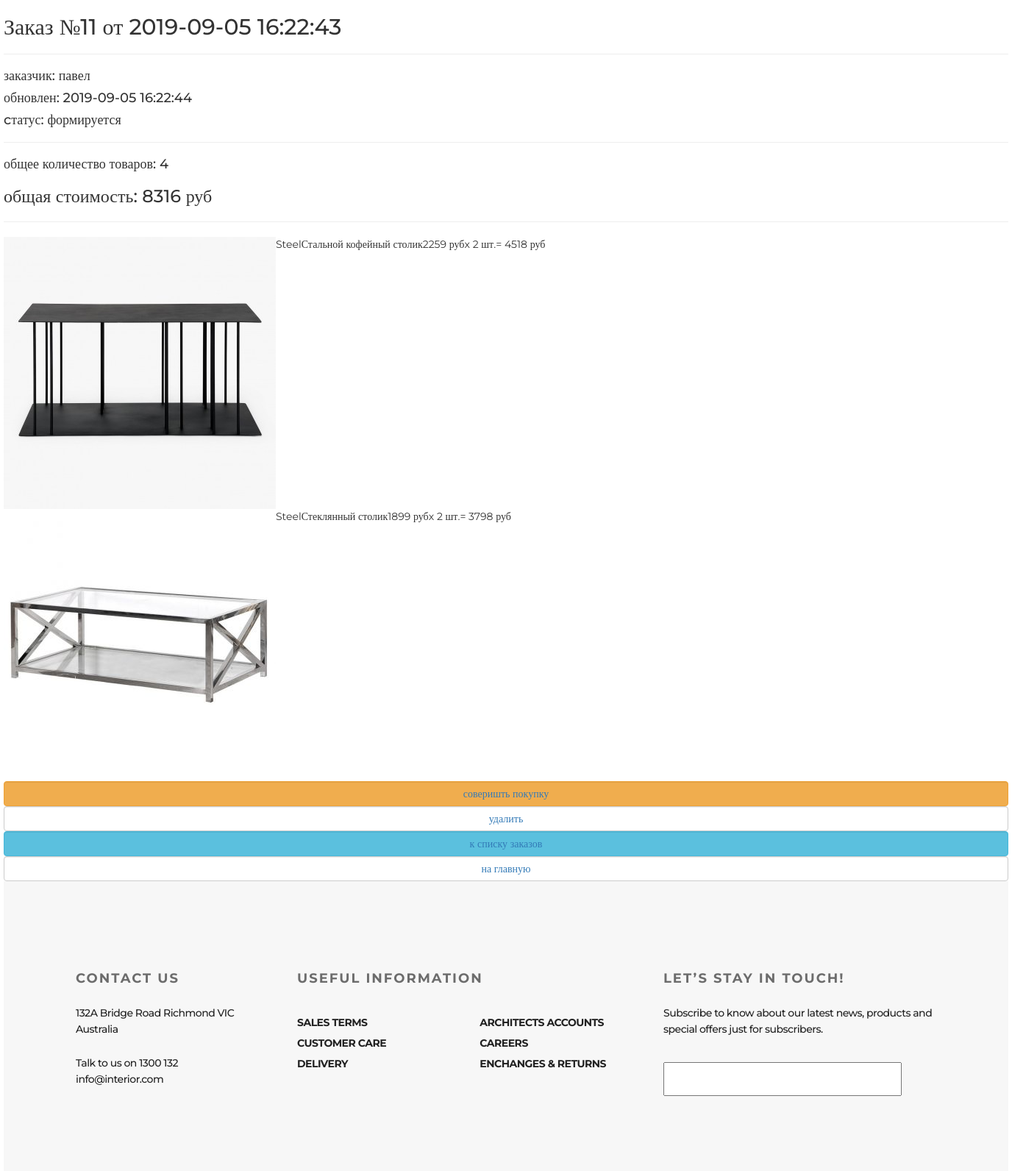
The page /order/read/11/ (signed in) on the database its author committed.
### ordersapp/models.py (models this page shows, shortened)
class Order(models.Model):
    FORMING = 'FM'
    SENT_TO_PROCEED = 'STP'
    PROCEEDED = 'PRD'
    PAID = 'PD'
    READY = 'RDY'
    CANCEL = 'CNC'
    ORDER_STATUS_CHOICES = (
        (FORMING, 'формируется'),
        (SENT_TO_PROCEED, 'отправлен в обработку'),
        (PAID, 'оплачен'),
        (PROCEEDED, 'обрабатывается'),
        (READY, 'готов к выдаче'),
        (CANCEL, 'отменен'),
    )
    user = models.ForeignKey(settings.AUTH_USER_MODEL, on_delete=models.CASCADE)
    created = models.DateTimeField(verbose_name='создан', auto_now_add=True)
    updated = models.DateTimeField(verbose_name='обновлен', auto_now=True)
    status = models.CharField(verbose_name='статус', max_length=3, choices=ORDER_STATUS_CHOICES, default=FORMING)
    is_active = models.BooleanField(verbose_name='активен', default=True)
    class Meta:
        ordering = ('-created',)
        verbose_name = 'заказ'
        verbose_name_plural = 'заказы'
    def get_total_quantity(self):
        items = self.orderitems.select_related()
        return sum(list(map(lambda x: x.quantity, items)))
    def get_total_cost(self):
        items = self.orderitems.select_related()
        return sum(list(map(lambda x: x.quantity * x.product.price, items)))

class OrderItem(models.Model):
    order = models.ForeignKey(Order, related_name="orderitems", on_delete=models.CASCADE)
    product = models.ForeignKey(Product, verbose_name='продукт', on_delete=models.CASCADE)
    quantity = models.PositiveIntegerField(verbose_name='количество', default=0)
    objects = OrderItemQuerySet.as_manager()
    def get_product_cost(self):
        return self.product.price * self.quantity

### authapp/models.py (models this page shows, shortened)
class ShopUser(AbstractUser):
    avatar = models.ImageField(upload_to='user_avatar', blank=True)
    age = models.PositiveIntegerField(verbose_name='Возраст', null=True, default=18)
    activation_key = models.CharField(max_length=128, blank=True)
    activation_key_expires = models.DateTimeField(default=now() + timedelta(hours=48))

### mainapp/models.py (models this page shows, shortened)
class Product(models.Model):
    name = models.CharField(max_length=32, unique=True)
    description = models.TextField(verbose_name='Описание')
    price = models.PositiveIntegerField(verbose_name='Цена')
    rating = models.PositiveIntegerField(verbose_name='Рейтинг', default=1)
    alt = models.CharField(max_length=255, verbose_name='Текст рисунка', default='Текст по умолчанию')
    category = models.ForeignKey(Category, on_delete=models.PROTECT)  # Выбираем эту, как наиболее простую.
    image = models.ImageField(upload_to='products', null=True, blank=True)
    isTrendy = models.BooleanField(verbose_name='Товар сейчас в тренде?', default=False)
    isTopSlider = models.BooleanField(verbose_name='Товар должен быть в верхнем слайдере?', default=False)
    SlideNo = models.PositiveIntegerField(verbose_name='Номер слайда в карусели верхнего слайдера', null=True, blank=True)
    isHot = models.BooleanField(verbose_name='Горячее предложение?', default=False)
    imageHot = models.ImageField(verbose_name='Картинка должна быть 1366х800 px', upload_to='products_hot', null=True, blank=True)
    SlideHotNo = models.PositiveIntegerField(verbose_name='Номер слайда в карусели "HOT"', null=True, blank=True)
    isNew = models.BooleanField(verbose_name='Поместить товар в раздел "новое"?', default=False)
    quantity = models.PositiveIntegerField(verbose_name='Количество на складе', default=1)
    isActive = models.BooleanField(verbose_name='Категория активна', default=True)

class Category(models.Model):
    name = models.CharField(max_length=32, unique=True)  # Category & Product должны быть связаны.
    image = models.ImageField(upload_to='products', null=True)

### ordersapp/views.py (the view)
# urls.py: path('read/<int:pk>/', ordersapp.OrderRead.as_view(), name='order_read'),
class OrderRead(DetailView):
    model = Order
    template_name = 'order_detail.html'
    def get_context_data(self, **kwargs):
        context = super(OrderRead, self).get_context_data(**kwargs)
        context['title'] = 'заказ/просмотр'
        return context
    def get_queryset(self):
        return Order.objects.filter(user=self.request.user)

### context_processors/basketProc.py (called while the page is built)
def basketProc(request):
    print(f'context processor basket works')
    basket = []
    if request.user.is_authenticated:
        basket_items = Basket.objects.filter(user=request.user)
        for i in basket_items:
            basket.append(i.product.category.name)
            basket.append(i.product.name)
            basket.append(i.product.price)
    return {
        'BasketP': basket
    }

### ordersapp/templates/order_detail.html
{% extends 'orderbase.html' %}
{% load static %}
{% block content %}
    {% include 'includes/inc_order_summary.html' %}
    <div class="basket_list">
        {% for item in object.orderitems.select_related %}
            <div class="basket_record">
                <img src="{{ item.product.image.url }}" alt="{{ item.product.short_desc }}">
                <div class="category_name">{{ item.product.category.name }}</div>
                <div class="product_name">{{ item.product.name }}</div>
                <div class="product_price">{{ item.product.price }}&nbspруб</div>
                <div class="product_quantitiy">x {{ item.quantity }} шт.</div>
                <div class="product_cost"> = {{ item.get_product_cost }}&nbspруб</div>
            </div>
        {% endfor %}
    </div>
    {% include 'includes/inc_order_actions.html' %}
{% endblock %}

### ordersapp/templates/includes/inc_order_summary.html (shortened to what this page needs)
{% if object %}
    <div class="h2">
        Заказ №{{ object.pk }} от {{ object.created|date:"Y-m-d H:i:s" }}
    </div>
    <hr>
    <div class="h4">заказчик: {{ user.last_name }} {{ user.first_name }} </div>
    <div class="h4">обновлен: {{ object.updated|date:"Y-m-d H:i:s" }}</div>
    <div class="h4">cтатус: {{ object.get_status_display }}</div>
    <hr>
    <div class="h4">
        общее количество товаров:
        <span class="order_total_quantity">{{ object.get_total_quantity }}
        </span>
    </div>
    <div class="h3">
        общая стоимость:
        <span class="order_total_cost">{{ object.get_total_cost }}
        </span> руб
    </div>
{% endif %}
<hr>

### static/style.css (style rules this page uses)
* { margin: 0; padding: 0; }
body { font-family: "Montserrat" }
.basket_record { position: relative; display: flex; }

### rows shown on the page
Order: pk "11", created "2019-09-05 16:22:43", updated "2019-09-05 16:22:44", status "формируется", get_total_quantity "4", get_total_cost "8316"
ShopUser: first_name "павел"
OrderItem: product.image (picture), product.category.name "Steel", product.name "Стальной кофейный столик", product.price "2259", quantity "2", get_product_cost "4518"
OrderItem: product.image (picture), product.category.name "Steel", product.name "Стеклянный столик", product.price "1899", quantity "2", get_product_cost "3798"
